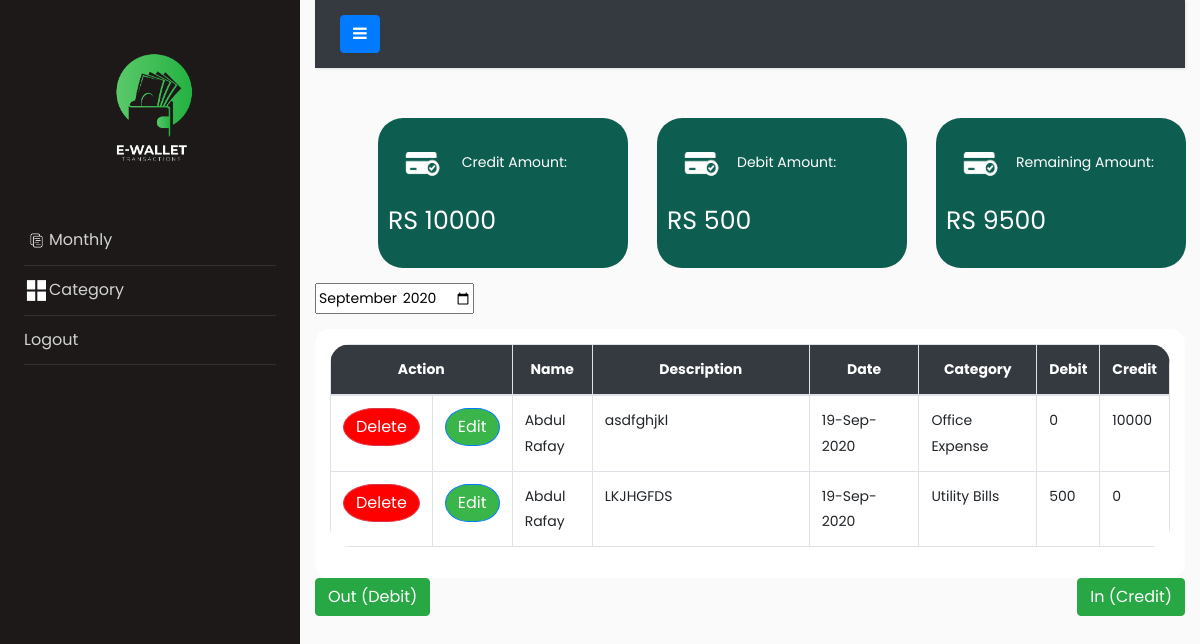
Screenshot of /monthly.php (signed in) with the database file from the repository.
### tables this page shows
CREATE TABLE `balancesheet` (
  `UserId` int(11) NOT NULL,
  `BalanceID` int(11) NOT NULL,
  `BName` varchar(100) NOT NULL,
  `BDescription` varchar(500) NOT NULL,
  `CategoryID` int(50) NOT NULL,
  `BAmount` int(20) NOT NULL,
  `BDebit` int(2) DEFAULT NULL,
  `BCredit` int(2) DEFAULT NULL,
  `BTransfer` int(2) DEFAULT NULL,
  `BDate` date NOT NULL
);

### monthly.php (the view, shortened to what this page needs)
<?php
include "conn/conn.php";
?>
<!DOCTYPE html>
<html lang="en">
<head>
    <link rel="stylesheet" href="https://maxcdn.bootstrapcdn.com/bootstrap/4.0.0/css/bootstrap.min.css">
    <link rel="stylesheet" href="https://stackpath.bootstrapcdn.com/font-awesome/4.7.0/css/font-awesome.min.css">
    <link rel="stylesheet" href="sidebar/css/style.css">
</head>
<body>
    <div class="wrapper d-flex align-items-stretch">
        <?php
        include ("sidebar.php");
        ?>
        <div class="container" id="main-body">
            <nav class="navbar navbar-expand-lg navbar-dark bg-dark">
                <div class="container-fluid">
                    <button type="button" id="sidebarCollapse" class="btn btn-primary">
                        <i class="fa fa-bars"></i>
                    </button>
                </div>
            </nav>
            <div>
                <div class="row ml-5" id= "monthlydata">
                    <?php
                     $userid = $_SESSION['user_id'];
                     $transdate1 = date('Y-m', time());
                    $sql1 = "SELECT SUM(BAmount) AS total FROM balancesheet WHERE BCredit=1 AND UserId='".$userid."' AND BDate LIKE '" . $transdate1 . "-%'";
                    $result1 = $conn->query($sql1);
                    $row1 = $result1->fetch_assoc();
                    $credit = $row1['total'];
                    $sql2 = "SELECT SUM(BAmount) AS total FROM balancesheet WHERE BDebit=1 AND UserId='".$userid."' AND BDate LIKE '" . $transdate1 . "-%'";
                    $result2 = $conn->query($sql2);
                    $row2 = $result2->fetch_assoc();
                    $debit = $row2['total'];
                    $total = $credit - $debit;
                    echo '
                    <div class="col-md-3"> <div class="rcorners" style="margin-top: 10px; "><img src="images1/kharcha-09.png" alt="home" width="70px" height="70px"><span style="font-size:100%; color:white;">  Credit Amount: <br>  <span id="totalcredit" style="font-size:180%;  color:white;">RS  ' . $credit . '</span></span></div></div>
                    <div class="col-md-1"></div>
                    <div class="col-md-3"> <div class="rcorners" style="margin-top: 10px; "><img src="images1/kharcha-09.png" alt="home" width="70px" height="70px"><span style="font-size:100%; color:white;">Debit Amount: <br><span style="font-size:180%; color:white;"> RS  ' . $debit . '</span></span></div></div>
                    <div class="col-md-1"></div>
                    <div class="col-md-3"> <div class="rcorners" style="margin-top: 10px; "><img src="images1/kharcha-09.png" alt="home" width="70px" height="70px"><span style="font-size:100%; color:white;">Remaining Amount: <span style="font-size:180%; color:white;"><br>RS   '   . $total . '</span></span></div></div>
                        ';
                    ?>
                </div>
            </div>
            <div style="margin-top: 15px;">
                <input type="month" name="MoYe" id="MoYe" value="<?php echo date('Y-m'); ?>">
            </div>
            <div style="margin-top: 15px;">
                <div class="tablebg">
                    <table class="table table-bordered table-responsive" style="border: none; max-height:100vh; width: 100%; overflow-x: auto; overflow-y: auto; border-radius:20px;">
                        <tr class="bg-dark" style="color:white;">
                            <th style="text-align : center; width: 20%" colspan="2">Action</th>
                            <th style="text-align : center; width: 10%">Name</th>
                            <th style="text-align : center; width: 30%">Description</th>
                            <th style="text-align : center; width: 15%">Date</th>
                            <th style="text-align : center; width: 15%">Category</th>
                            <th style="text-align : center; width: 5%">Debit</th>
                            <th style="text-align : center; width: 5%">Credit</th>
                        </tr>
                        <tbody id="tbody">
                            <?php
                            $transdate = date('Y-m', time());
                            $sql = "SELECT * FROM balancesheet JOIN category ON balancesheet.CategoryID=category.CategoryID WHERE BDate LIKE '" . $transdate . "-%' AND  balancesheet.UserId='".$userid."' ";
                            $result = $conn->query($sql);
                            if ($result->num_rows > 0) {
                                while ($row = $result->fetch_assoc()) {
                            ?>
                                    <tr>
                                        <td>
                                            <a class="btn btn-danger del_update" id="<?php echo $row['BalanceID'];
                                                                                        ?>" href="" role="button" style="border-radius:40px/24px; background-color:red; color:white">Delete</a>
                                        <td>
                                            <a href="" id="<?php echo $row['BalanceID'];
                                                            ?>" class="btn btn-primary edit_sheet" role="button" style="border-radius:40px/32px; background-color:#39b54a; color:white">Edit</a>
                                        </td>
                                        <td>
                                            <?php if (isset($row['BName'])) {
                                                print_r($row['BName']);
                                            } ?>
                                        </td>
                                        <td>
                                            <?php if (isset($row['BDescription'])) {
                                                print_r($row['BDescription']);
                                            } ?>
                                        </td>
                                        <td>
                                            <?php if (isset($row['BDate'])) {
                                                $newDate = date("d-M-Y", strtotime($row['BDate']));
                                                print_r($newDate);
                                            } ?>
                                        </td>
                                        <td>
                                            <?php if (isset($row['CName'])) {
                                                print_r($row['CName']);
                                            } ?>
                                        </td>
                                        <td>
                                            <?php
                                            if (isset($row['BDebit']) && $row['BDebit'] == 1) {
                                                print_r($row['BAmount']);
                                            } else {
                                                print_r("0");
                                            }
                                            ?>
                                        </td>
                                        <td>
                                            <?php
                                            if (isset($row['BCredit']) && $row['BCredit'] == 1) {
                                                print_r($row['BAmount']);
                                            } else {
                                                print_r("0");
                                            }
                                            ?>
                                        </td>
                                    </tr>
                            <?php
                                }
                            }
                            ?>
                        </tbody>
                    </table>
                </div>
            </div>
            <a href="javascript:void(0)" data-toggle="modal" data-target="#updatemodal" class="btn btn-success" role="button" style=" float: left" aria-pressed="true">Out (Debit)</a>
            <a href="javascript:void(0)" data-toggle="modal" data-target="#creditmodal" class="btn btn-success" role="button" style=" float: right;" aria-pressed="true">In (Credit)</a>
        </div>
</body>
</html>

### sidebar.php (shortened to what this page needs)
<nav id="sidebar">
    <div class="p-4 pt-5">
        <a href="#" class="img logo rounded-circle mb-5" style="background-image: url(images1/kharcha-11.png);"></a>
        <ul class="list-unstyled components mb-5">
            <li class="nav-item active">
                <a class="nav-link" href="monthly.php"> <img src="images1/kharcha-06.png" alt="home" width="25px" height="25px">Monthly
                </a>
            </li>
            <li class="nav-item active">
                <a class="nav-link" href="category.php"> <img src="images1/kharcha-07.png" alt="home" width="25px" height="25px">Category
                </a>
            </li>
            <li class="nav-item">
                        <a class="nav-link" href="logout.php">Logout</a>
                    </li>
        </ul>
    </div>
</nav>

### monthly.php (style rules this page uses)
.rcorners { border-radius: 25px; background: #0d5e50; padding: 10px; width: 250px; height: 150px; }
.tablebg { padding: 15px; border-radius: 15px; background-color: white; }

### rows the page displays
balancesheet: value "Abdul Rafay asdfghjkl 19-Sep-2020 Office Expense 0 10000"
balancesheet: value "Abdul Rafay LKJHGFDS 19-Sep-2020 Utility Bills 500 0"

### other values shown
$credit "10000"
$debit "500"
$total "9500"
